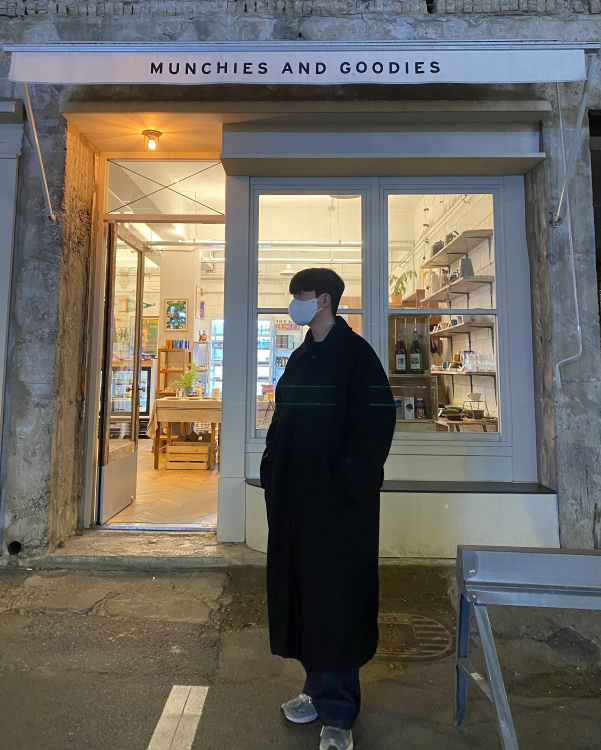
#> input picture docs/jaju_rounding_vmd/assets/fashion/FA-04.jpg, 1202 x 1500 px (shown at 1/2 size); its folder holds 4 pictures in this run; the run also reads 1 picture not shown here
$ python part2_match.py
#> lines starting #> are read from the running program, lines starting #| are printed output that depends on the picture
### tools/jaju_layout/cover_match.py
"""JAJU 포트폴리오 8쪽 /02 Match. 파트 표지 — 사용자가 만든 표지 이미지 위에 얹을 글 (315 × 195).

  python3 tools/jaju_layout/cover_match.py   ->  docs/jaju_rounding_vmd/layout/cover_match.pdf  (1쪽: 자리 표시 위 미리 보기)
                                             ->  out/jaju_layout/cover_match_text.html    (글만 — InDesign 용)

사용자: "첫번째 이미지는 Match 에 대한 커버 페이지 사례(POLITICS + PARTNERSHIPS, bookcoverarchive)이다. 두번째 이미지는 현재 제작 중인
커버 페이지이다. 제작 중인 이미지 위에 사례를 참고하여 스토리에 적합한 텍스트를 첨가하라."
사례에서 가져온 것:
  · 글은 모두 왼쪽 색 면(빨강 → 여기서는 파란 벽) 안에만. 오른쪽 흰 벽 · 바닥 · 인물에는 글을 올리지 않는다
  · 위: 작은 굵은 대문자 'EDITED BY' / 좁은 굵은 이름 / 'AND' / 이름 — 작은 줄과 큰 줄이 번갈아 넷
  · 가운데 아래: 흰색 좁은 굵은 제목 두 줄, 두 낱말을 검정 '+' 로 잇는다 (POLITICS + PARTNERSHIPS)
  · 그 아래: 검정 작은 대문자 부제 네 줄, 넓은 자간 · 넉넉한 줄 간격. 바닥 사선(파란 바닥)보다 위에서 끝난다
글(2-2 세션 파트 2 '맞추다' 확정 스토리): 표지 한국어 '사람을 멈추게 한 조화를, 내 옷으로 맞춰 본다.'
  영어 'Matching my own clothes, to find the harmony that makes people stop.'
  제목 'CLOTHES + PLACE' — 파트 2 의 끝 문장 '옷은 놓인 장소와 맞을 때 완성된다.'를 사례의 '+' 꼴로. 그림(색 방 안의 한 벌)과 같은 말.
자리 표시: 사용자 이미지(1820 × 1130 화면 캡처)에서 잰 비율 — 파란 벽 x 0–33.2% · 바닥선 y 76.5% · 사선 (33.2%, 76.5%) → (1.1%, 100%),
  인물 x 68.7–84.1% · y 13.1–79%. 미리 보기에서만 그리고 InDesign 파일에는 넣지 않는다(사용자 이미지를 맨 아래에 놓아 쓴다).
좁은 굵은 글꼴이 이 환경에 없어 Instrument Sans Bold 를 장평 74% 로 썼다 — InDesign 에서 가진 좁은 고딕(예: 210 타임라인 Bold)으로 바꿔도 자리는 같다.
"""
import os
import subprocess

HERE = os.path.dirname(os.path.abspath(__file__))
REPO = os.path.abspath(os.path.join(HERE, '../..'))
FONTS = os.path.join(REPO, 'tools/p1_layout/fonts')
OUT = os.path.join(REPO, 'docs/jaju_rounding_vmd/layout')
TMP = os.path.join(REPO, 'out/jaju_layout')
PRINT = os.path.join(REPO, 'tools/p1_layout/print_pdf.mjs')
W, H = 315, 195

WALL_X, FLOOR_Y, DIAG_X = 0.332 * W, 0.765 * H, 0.011 * W   # 사용자 이미지에서 잰 자리
FIG = (0.687 * W, 0.131 * H, 0.154 * W, 0.659 * H)
L = 14                                                     # 왼쪽 여백 (책의 다른 쪽과 같음)

TOP = [('PART 2', 'sm'), ('/02 MATCH.', 'nm'), ('OF', 'sm'), ('FROM THE INSIDE', 'nm')]
TITLE = ['CLOTHES', 'PLACE']
PLUS_X = 82.6                                             # CLOTHES 끝(79.3) + 낱말 사이 — '+' 는 따로 한 상자 (InDesign 에서 옮기기 쉽게)
SUB = ['MATCHING MY OWN CLOTHES,', 'TO FIND THE HARMONY', 'THAT MAKES', 'PEOPLE STOP.']
KO_LINES = ['사람을 멈추게 한 조화를,', '내 옷으로 맞춰 본다.']


def d(x, y, w, h, inner, cls, attrs=''):
    return f"<div class='{cls}' {attrs} style='left:{x:.2f}mm;top:{y:.2f}mm;width:{w:.2f}mm;height:{h:.2f}mm'>{inner}</div>"


def text():
    o = []
    y = 14
    for s, c in TOP:  # 작은 줄 · 큰 줄 번갈아 (EDITED BY / 이름 / AND / 이름)
        o.append(d(L, y, 88, 9, f'<p>{s}</p>', 't ' + c))
        y += 4.6 if c == 'sm' else 9.4
    o.append(d(L, 96, 92, 40, ''.join(f'<p>{s}</p>' for s in TITLE), 't ttl'))
    o.append(d(PLUS_X, 96, 14, 20, '<p>+</p>', 't ttl pl'))
    o.append(d(L, 136, 80, 22, ''.join(f'<p>{s}</p>' for s in SUB), 't sub'))
    o.append(d(L, 160.5, 70, 12, ''.join(f'<p>{s}</p>' for s in KO_LINES), 't ko'))
    return ''.join(o)


def guides():
    """사용자 이미지 자리 표시 — 미리 보기 전용."""
    fx, fy, fw, fh = FIG
    return (f"<svg class='gd' viewBox='0 0 {W} {H}'>"
            f"<rect x='0' y='0' width='{W}' height='{H}' fill='#FFFFFF'/>"
            f"<polygon points='0,{FLOOR_Y} {W},{FLOOR_Y} {W},{H} {DIAG_X},{H}' fill='#E2AA88'/>"
            f"<polygon points='0,0 {WALL_X},0 {WALL_X},{FLOOR_Y} {DIAG_X},{H} 0,{H}' fill='#86A7D0'/>"
            f"<rect x='{fx}' y='{fy}' width='{fw}' height='{fh}' fill='none' stroke='#9A8F82' stroke-width='.3' stroke-dasharray='1.4 1'/>"
            f"<text x='{fx + fw / 2}' y='{fy + fh / 2}' text-anchor='middle' class='gt'>인물 (사용자 이미지)</text>"
            f"<text x='{W - 4}' y='{H - 4}' text-anchor='end' class='gt'>자리 표시 — 실제 표지 이미지로 바꿈</text></svg>")


CSS = f"""
@font-face{{font-family:Inst;font-weight:400;src:url('file://{FONTS}/InstrumentSans-Regular.ttf')}}
@font-face{{font-family:Inst;font-weight:700;src:url('file://{FONTS}/InstrumentSans-Bold.ttf')}}
@page{{size:{W}mm {H}mm;margin:0}}*{{margin:0;padding:0}}
.sheet{{position:relative;width:{W}mm;height:{H}mm;overflow:hidden;page-break-after:always}}
.sheet div,.sheet svg{{position:absolute}}.gd{{left:0;top:0;width:{W}mm;height:{H}mm}}
.gt{{font-family:'WenQuanYi Zen Hei',sans-serif;font-size:2.6px;fill:#7a736b}}
.t p{{white-space:nowrap}}
.sm{{font-family:Inst,sans-serif;font-weight:700;font-size:7.6pt;line-height:10pt;letter-spacing:.09em;color:#1B1B1A}}
.nm{{font-family:Inst,sans-serif;font-weight:700;font-size:22pt;line-height:24pt;letter-spacing:.01em;color:#1B1B1A;transform:scaleX(.74);transform-origin:0 0}}
.ttl{{font-family:Inst,sans-serif;font-weight:700;font-size:54pt;line-height:50pt;letter-spacing:-.005em;color:#FFFFFF;transform:scaleX(.74);transform-origin:0 0}}
.ttl.pl{{color:#1B1B1A}}
.sub{{font-family:Inst,sans-serif;font-weight:700;font-size:7.6pt;line-height:13.2pt;letter-spacing:.1em;color:#1B1B1A}}
.ko{{font-family:'WenQuanYi Zen Hei',sans-serif;font-size:9.4pt;line-height:14pt;color:#1B1B1A;-webkit-text-stroke:.15pt #1B1B1A}}
"""


# [13 lines left out: functions write, main, not called in this run]


# [2 lines that do not run on import are left out]

### tools/jaju_layout/part2_match.py
"""JAJU 포트폴리오 파트 2 /02 Match. — 8–11쪽 (315 × 195). 옛 파트 3(옷 쪽 넷)을 새 파트 2 로, 새 표지의 디자인 말로 다시 만든다.

  python3 tools/jaju_layout/part2_match.py   ->  docs/jaju_rounding_vmd/layout/part2_match.pdf (4쪽: 8 · 9 · 10 · 11)

사용자: "이후 파트 2를 새로운 커버 이미지와 적합한 디자인으로 다음 페이지를 구성하라. 포트폴리오의 사례를 참고하라.
옷을 다루는 기존 파트 3를 새로운 파트 2로 새롭게 제작한다."
글: 2-2 세션 파트 2 '맞추다' 확정 스토리(사용자 지시로 보냄, 10-23) — 안에서 밖으로, 한 벌 → 아이템 → 장소.
   8 /02 Match. 표지 · 9 Front, or back? (한 벌) · 10 Selection—06. (아이템) · 11 Four places, | four outfits. (장소)
표지에서 이어 받는 말(POLITICS + PARTNERSHIPS 꼴):
  · 납작한 색 면 셋 — 파란 벽 #86A7D0 · 흰 벽 · 살구색 바닥 #E2AA88 — 과 바닥 사선. 사람(사진)은 바닥선에 선다
  · 좁은 굵은 대문자 제목(흰색 또는 먹색) · 작은 굵은 대문자 줄(자간 넓게) · 먹색 #1B1B1A 글
쪽마다 사례:
  9  표지의 방을 그대로 잇는다(파란 벽에 글, 흰 벽 앞 바닥선에 앞 · 뒤 두 벌) + 사례 6 Desjobert 의 지시선 라벨
  10 사례 5 VERLAG 번호 제목 'Selection—06.' + 사례 6 Desjobert CMF 보드(COLOR · MATERIAL · FIT) — 파란 진열 벽, 바닥선 = 선반
  11 접는 선 양쪽 제목 + 사례 1 ETÉREO 캡션(굵은 첫 낱말 + 줄표) + 사례 2 Galatasaray 색 짝 — 방 넷: 벽 = 장소에서 잰 색, 바닥 = 옷에서 잰 색
색은 모두 사진 픽셀의 평균(잰 자리는 아래 PLACE · ITEMS). MATERIAL · FIT 은 사진에 보이는 것만 쓴 눈대중이다.
"""
import os
import subprocess
import sys

from PIL import Image

HERE = os.path.dirname(os.path.abspath(__file__))
sys.path.insert(0, HERE)

import cover_match as cm  # noqa: E402

REPO, FONTS, OUT, TMP, PRINT, W, H = cm.REPO, cm.FONTS, cm.OUT, cm.TMP, cm.PRINT, cm.W, cm.H
FA = os.path.join(REPO, 'docs/jaju_rounding_vmd/assets/fashion')
CROPS = os.path.join(TMP, 'part2_crops')
d = cm.d
BLUE, PEACH, INK, WHITE = '#86A7D0', '#E2AA88', '#1B1B1A', '#FFFFFF'
TOP, BOT, L, R, CX, FOLIO_Y = 11.58, 180.5, 14.0, 301.0, 157.5, 184.35
WALL_X, FLOOR_Y, DIAG_X = cm.WALL_X, cm.FLOOR_Y, cm.DIAG_X


# ── 사진 · 색 ─────────────────────────────────────────────────────────────────────────
def crop(pid, x, y, w, h, cx, cy, span):
    """원본 (cx, cy) 를 가운데로 가로 span px 을 잘라 틀 비율 그대로 넣는다. 반환: (html, px→mm 함수)."""
    im = Image.open(os.path.join(FA, pid + '.jpg')).convert('RGB')
    IW, IH = im.size
    sh = span * h / w
    lft, tp = max(0, min(IW - span, cx - span / 2)), max(0, min(IH - sh, cy - sh / 2))
    c = im.crop((int(lft), int(tp), int(lft + span), int(tp + sh)))
    c.thumbnail((1000, 1000))
    os.makedirs(CROPS, exist_ok=True)
    f = os.path.join(CROPS, f'{pid}_{cx}_{cy}_{span}_{w:.0f}x{h:.0f}.jpg')
    c.save(f, quality=86)
    k = w / span
    html = d(x, y, w, h, f"<img src='file://{f}' style='position:absolute;left:0;top:0;width:{w}mm;height:{h}mm'>", 'ph')
    return html, (lambda px, py: (x + (px - lft) * k, y + (py - tp) * k))


def mean_hex(pid, box):
    im = Image.open(os.path.join(FA, pid + '.jpg')).convert('RGB')
    IW, IH = im.size
    if all(v <= 1 for v in box):  # 비율로 준 자리
        box = (box[0] * IW, box[1] * IH, box[2] * IW, box[3] * IH)
    px = list(im.crop(tuple(int(v) for v in box)).resize((40, 40)).getdata())
    r, g, b = (sum(p[i] for p in px) // len(px) for i in range(3))
    return f'#{r:02X}{g:02X}{b:02X}'


# 아이템 — B20 Items 와 같은 자리(원본 px 가운데 · 보일 폭), 색은 가운데 span/2 사각의 평균 (B20 값과 같다)
ITEMS = [  # pid, (cx, cy), span, EN, MATERIAL, FIT
    ('FA-01', (880, 1350), 520, 'OLIVE PARKA', '매트한 직물', '오버핏 · 롱'),
    ('FA-04', (650, 900), 330, 'BLACK COAT', '도톰한 직물', '오버핏 · 롱'),
    ('FA-03', (650, 760), 360, 'GREY KNIT', '굵은 결 니트', '여유'),
    ('FA-02', (230, 610), 260, 'WHITE SHIRT · WATCH', '얇은 직물 · 시계', '여유 · 소매 걷음'),
    ('FA-05', (860, 1100), 260, 'BEIGE JACKET', '매끈한 직물', '여유 · 엉덩이 길이'),
    ('FA-04', (605, 1440), 200, 'GREY SNEAKERS', '스웨이드 · 메시', '낮은 운동화'),
]


def item_hex(pid, c, span):
    cx, cy = c
    q = span / 4
    return mean_hex(pid, (cx - q, cy - q, cx + q, cy + q))


# 장소 — 착장 사진의 배경에서 잰 자리(비율 x0, y0, x1, y1)
PLACES = [  # pid, 캡션 굵은 낱말, 캡션, 장소 자리, 아이템 번호(옷 색), 사진 가운데 · 폭
    ('FA-01', 'Riverside–', '밤 강변. 어두운 물빛 앞에 올리브 파카.', (0.0, 0.68, 0.35, 0.80), 0, (870, 1250), 1250),
    ('FA-04', 'Shop front–', '따뜻한 불빛의 가게 앞. 검정 롱코트.', (0.18, 0.30, 0.34, 0.60), 1, (640, 1000), 820),
    ('FA-05', 'Park–', '오후의 놀이공원. 밝은 베이지 재킷.', (0.25, 0.82, 0.60, 0.97), 4, (790, 1060), 760),
    ('FA-03', 'Seaside rocks–', '회색 바위와 바다. 회색 니트.', (0.0, 0.55, 0.35, 0.95), 2, (600, 700), 720),
]


def sw(x, y, hx, w=2.6, h=2.6):
    """색 견본 — 글과 따로 한 상자 (InDesign 에서 글 사이 틈이 사라지지 않게)."""
    return d(x, y, w, h, '', 'swb', f"data-hex='{hx}'").replace("style='", f"style='background:{hx};", 1)


def cmf(x, y, w, rows):
    """사례 6 Desjobert CMF 줄: 가는 선 · 굵은 영문 머리 · 값 (COLOR 는 견본 + HEX)."""
    o = []
    for r, (k, v, hx) in enumerate(rows):
        yy = y + r * 3.9
        o.append(d(x, yy, w, .15, '', 'rl'))
        o.append(d(x, yy + .55, 15, 3.4, f'<p>{k}</p>', 't cmk'))
        if hx:
            o.append(sw(x + 15, yy + .9, hx))
            o.append(d(x + 18.6, yy + .55, w - 18.6, 3.4, f'<p>{v}</p>', 't cmv'))
        else:
            o.append(d(x + 15, yy + .55, w - 15, 3.4, f'<p>{v}</p>', 't cmv'))
    return ''.join(o)


# ── 공통 ─────────────────────────────────────────────────────────────────────────────
def rules(col=INK, a=.45):
    ln = lambda x1, y1, x2, y2, wd, aa: (f"<line x1='{x1}' y1='{y1}' x2='{x2}' y2='{y2}' "
                                         f"style='stroke:{col};stroke-opacity:{aa};stroke-width:{wd}'/>")
    g = ln(L, TOP, R, TOP, .3175, a) + ln(L, BOT, R, BOT, .3175, a)
    for x in (L, CX, R):
        for y in (TOP, BOT):
            g += ln(x - 1.8, y, x + 1.8, y, .2, .9) + ln(x, y - 1.8, x, y + 1.8, .2, .9)
    return f"<svg class='ov' viewBox='0 0 {W} {H}'>{g}</svg>"


def folio(n, name):
    return (d(L, FOLIO_Y, 160, 4, '<p>FROM THE INSIDE&nbsp;&nbsp;—&nbsp;&nbsp;PART 2 MATCH</p>', 't ft')
            + d(107.5, FOLIO_Y, 100, 4, f'<p>{name}</p>', 't ft c')
            + d(261, FOLIO_Y, 40, 4, f'<p>{n:02d}</p>', 't ft r'))


def room(wall_x=WALL_X):
    """표지의 방: 파란 벽(왼쪽) · 흰 벽 · 살구색 바닥 + 사선."""
    return (f"<svg class='ov' viewBox='0 0 {W} {H}'><rect x='0' y='0' width='{W}' height='{H}' fill='{WHITE}'/>"
            f"<polygon points='0,{FLOOR_Y} {W},{FLOOR_Y} {W},{H} {DIAG_X},{H}' fill='{PEACH}'/>"
            f"<polygon points='0,0 {wall_x},0 {wall_x},{FLOOR_Y} {DIAG_X},{H} 0,{H}' fill='{BLUE}'/></svg>")


def label(pts, x_txt, w_txt):
    """사례 6 Desjobert 의 지시선: 점 → 꺾인 선 → 굵은 영문 + 한글."""
    svg, o = '', []
    for (px, py), ly, en, ko in pts:
        svg += (f"<circle cx='{px:.2f}' cy='{py:.2f}' r='.75' fill='{INK}'/>"
                f"<polyline points='{px:.2f},{py:.2f} {x_txt - 4:.2f},{ly:.2f} {x_txt - 1:.2f},{ly:.2f}' class='ld'/>")
        o.append(d(x_txt, ly - 2.2, w_txt, 8, f"<p class='e'>{en}</p><p>{ko}</p>", 't lb'))
    return svg, ''.join(o)


# ── 8 · 표지 (사용자 이미지 자리 표시 위 글) ───────────────────────────────────────────
def p08():
    return cm.guides() + cm.text()


# ── 9 · Front, or back? — 한 벌 안에서 맞춘다 ────────────────────────────────────────────
def p09():
    FL = FLOOR_Y + 3  # 사진 바닥(사람이 바닥선보다 조금 앞에 선다 — 표지의 인물처럼)
    front, f2mm = crop('FA-04', 112, FL - 122, 50, 122, 640, 900, 500)
#> in crop, im is the input picture: PIL image 1202x1500 RGB; mean R, G, B 108.5, 104.1, 95.8
#> in crop, `c = im.crop((int(lft), int(tp), int(lft + span), int(tp + sh)))`:
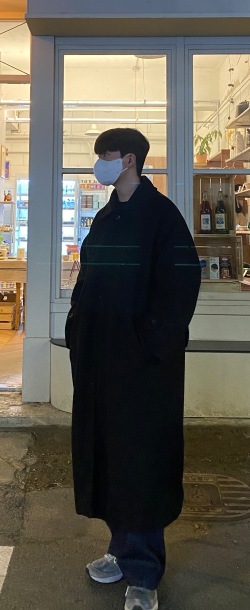
#> c: PIL image 500x1220 RGB (shown at 1/2 size); mean R, G, B 95.7, 91.7, 81.1
    back, b2mm = crop('FA-03', 218, FL - 74, 58, 74, 640, 760, 640)
#> call 2 of crop, with pid = 'FA-03', x = 218, y = 78.18, w = 58, h = 74, cx = 640, cy = 760, span = 640
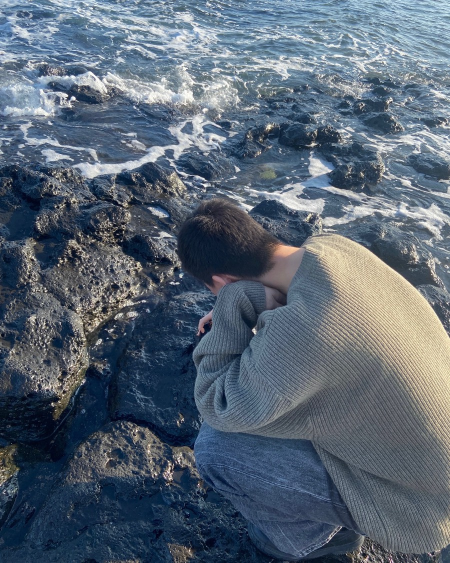
#> input picture docs/jaju_rounding_vmd/assets/fashion/FA-03.jpg, 900 x 1125 px (shown at 1/2 size)
#> in crop, im is the input picture: PIL image 900x1125 RGB; mean R, G, B 88.9, 101.6, 115.8
#> in crop (call 2), `c = im.crop((int(lft), int(tp), int(lft + span), int(tp + sh)))`:
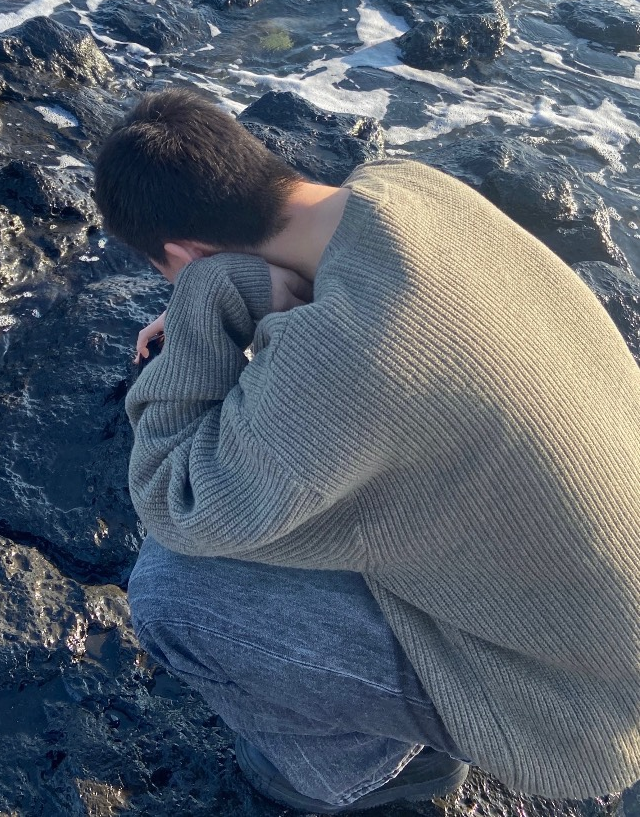
#> c: PIL image 640x817 RGB; mean R, G, B 86.4, 96.2, 108.1
    s1, l1 = label([(f2mm(610, 540), 40, 'HAIR', '짧고 단정하게'), (f2mm(640, 930), 70, 'COAT', '검정 오버핏 롱코트'),
                    (f2mm(640, 1370), 112, 'TROUSERS', '네이비 와이드 팬츠'), (f2mm(600, 1455), 136, 'SHOES', '회색 스니커즈')], 168, 44)
#> (the rest of the program and of its run is left out)
